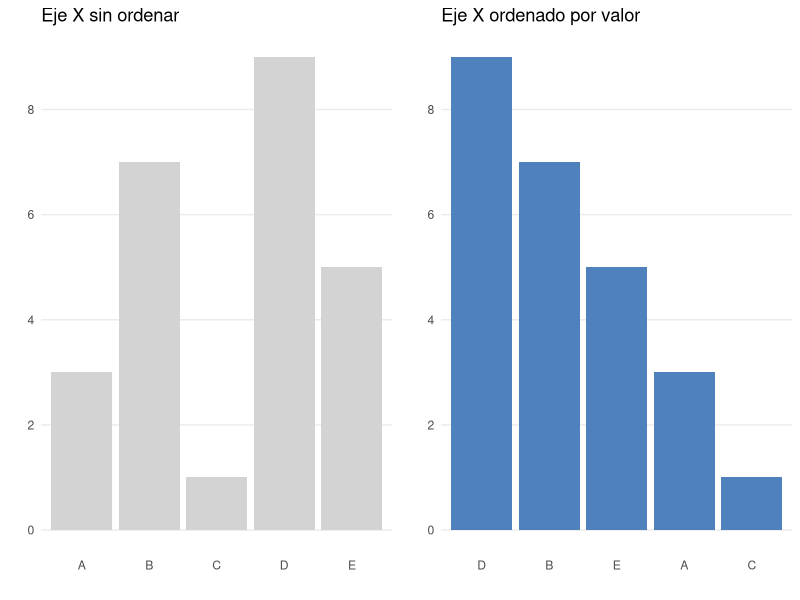
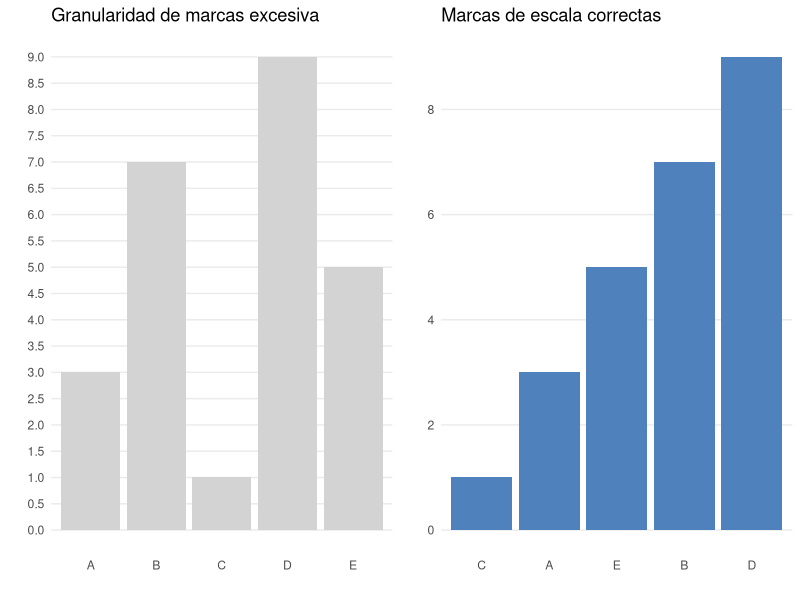
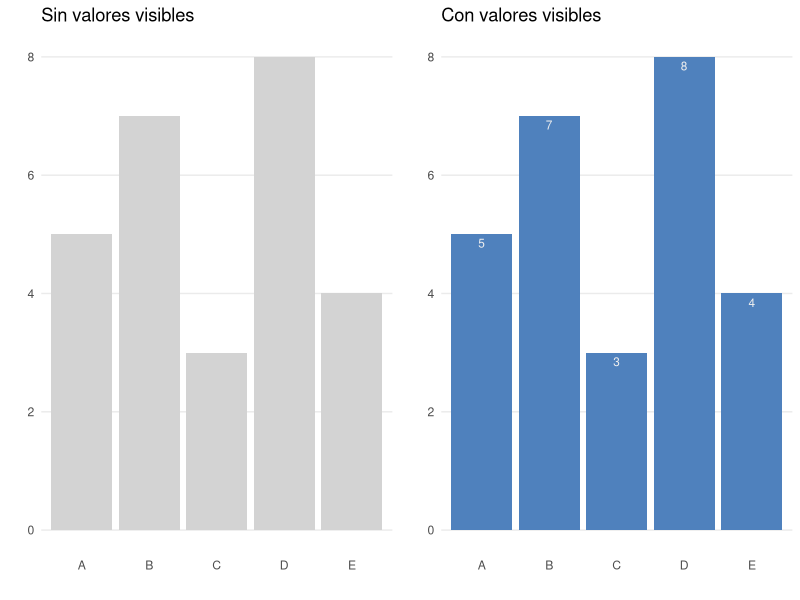
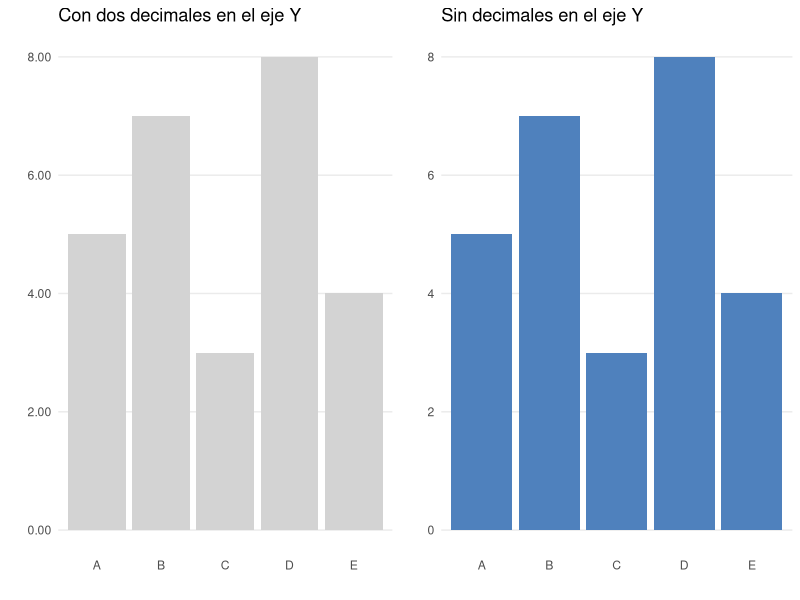
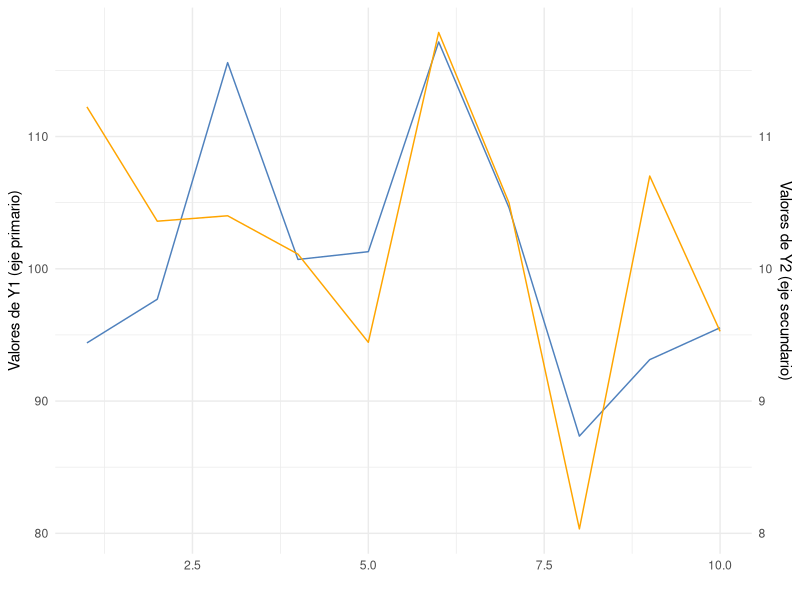

Generate these figures, in order, with R:
## ---- chunk 1
#| label: fig-ordenar-valores
#| fig-cap: "La figura de la izquierda muestra un eje X desordenado, en contraposición de la figura de la derecha que muestra un eje ordenado por valor"
library(ggplot2)
library(gridExtra)

# Crear datos de ejemplo
datos <- data.frame(
  categoria = c("A", "B", "C", "D", "E"),
  valor = c(3, 7, 1, 9, 5)
)

# Gráfico 1: Sin ordenar el eje X
grafico1 <- ggplot(datos, aes(x = categoria, y = valor)) +
  geom_bar(stat = "identity", fill = "lightgray") +
  scale_y_continuous(breaks = seq(0, 10, by = 2)) + # Marcas de escala correctas
  labs(title = "Eje X sin ordenar", x="", y="") +
  theme_minimal() +
  theme(panel.grid.major.x = element_blank(),
        panel.grid.minor.x = element_blank(),
        panel.grid.minor.y = element_blank())

# Gráfico 2: Ordenando el eje X por valor
grafico2 <- ggplot(datos, aes(x = reorder(categoria, -valor), y = valor)) +
  geom_bar(stat = "identity", fill = "#4F81BD") +
  scale_y_continuous(breaks = seq(0, 10, by = 2)) + # Marcas de escala correctas
  labs(title = "Eje X ordenado por valor", x="", y ="") +
  theme_minimal() +
  theme(panel.grid.major.x = element_blank(),
        panel.grid.minor.x = element_blank(),
        panel.grid.minor.y = element_blank())

# Mostrar ambos gráficos lado a lado
grid.arrange(grafico1, grafico2, ncol = 2)

## ---- chunk 2
#| label: fig-frecuencia-marcas
#| fig-cap: "La figura de la izquierda muestra un eje X desordenado, en contraposición de la figura de la derecha que muestra un eje ordenado por valor"
library(ggplot2)
library(gridExtra)

# Crear datos de ejemplo
datos <- data.frame(
  categoria = c("A", "B", "C", "D", "E"),
  valor = c(3, 7, 1, 9, 5)
)

# Gráfico 1: Con granularidad de marcas de escala excesiva
grafico1 <- ggplot(datos, aes(x = categoria, y = valor)) +
  geom_bar(stat = "identity", fill = "lightgray") +
  scale_y_continuous(breaks = seq(0, 10, by = 0.5)) + # Granularidad excesiva
  labs(title = "Granularidad de marcas excesiva", x="", y="") +
  theme(axis.text.y = element_text(color = "black", size = 12), # Personalizar marcas del eje Y
        axis.ticks.y = element_line(color = "black", size = 0.5)) + # Personalizar las líneas de marcas 
  theme_minimal() +
  theme(panel.grid.major.x = element_blank(),
        panel.grid.minor.x = element_blank(),
        panel.grid.minor.y = element_blank())

# Gráfico 2: Con marcas de escala correctas
grafico2 <- ggplot(datos, aes(x = reorder(categoria,valor), y = valor)) +
  geom_bar(stat = "identity", fill = "#4F81BD") +
  scale_y_continuous(breaks = seq(0, 10, by = 2)) + # Marcas de escala correctas
  labs(title = "Marcas de escala correctas", x="", y="") +
  theme_minimal() +
  theme(panel.grid.major.x = element_blank(),
        panel.grid.minor.x = element_blank(),
        panel.grid.minor.y = element_blank())

# Mostrar ambos gráficos lado a lado
grid.arrange(grafico1, grafico2, ncol = 2)
## ---- chunk 3
#| label: fig-incluir-valores
#| fig-cap: "Dado una misma gráfica se muestran dos versiones. En la figura de la izquierda no se han incluido los valores, mientras que en la derecha se han integrado como parte de la misma."
#| 
library(ggplot2)
library(gridExtra)

# Crear los datos
valores <- c(5, 7, 3, 8, 4)
categorias <- c("A", "B", "C", "D", "E")
df <- data.frame(categorias, valores)

# Gráfico 1: Sin valores visibles en los ejes
g1 <- ggplot(df, aes(x = categorias, y = valores)) +
  geom_bar(stat = "identity", fill = "lightgray") +
  labs(title="Sin valores visibles", x="", y="") +
  theme_minimal() +
  theme(panel.grid.major.x = element_blank(),
        panel.grid.minor.x = element_blank(),
        panel.grid.minor.y = element_blank())

# Gráfico 2: Con valores visibles, valores dentro de las barras
g2 <- ggplot(df, aes(x = categorias, y = valores)) +
  geom_bar(stat = "identity", fill = "#4F81BD") +
  labs(title="Con valores visibles", x="", y="") +
  theme_minimal() +
  geom_text(aes(label = valores), vjust = 1.5, size= 3, color = "#EEEEEE") +
  theme(panel.grid.major.x = element_blank(),
        panel.grid.minor.x = element_blank(),
        panel.grid.minor.y = element_blank())

grid.arrange(g1, g2, ncol = 2)
## ---- chunk 4
#| label: fig-decimales-valores
#| fig-cap: "La gráfica de la derecha representa valores enteros pero el eje se etiqueta con valores decimales. La gráfica de la izquierda corrige este error."
library(ggplot2)
library(gridExtra)

# Crear los datos
valores <- c(5, 7, 3, 8, 4)
categorias <- c("A", "B", "C", "D", "E")
df <- data.frame(categorias, valores)

# Gráfico 1: Con dos decimales en el eje Y
g1 <- ggplot(df, aes(x = categorias, y = valores)) +
  geom_bar(stat = "identity", fill = "lightgray") +
  labs(title="Con dos decimales en el eje Y", x= "", y="") +
  theme_minimal() +
  theme(panel.grid.major.x = element_blank(),
        panel.grid.minor.x = element_blank(),
        panel.grid.minor.y = element_blank()) +
  scale_y_continuous(labels = scales::number_format(accuracy = 0.01))  # Mostrar dos decimales

# Gráfico 2: Sin decimales en el eje Y
g2 <- ggplot(df, aes(x = categorias, y = valores)) +
  geom_bar(stat = "identity", fill = "#4F81BD") +
  labs(title="Sin decimales en el eje Y", x="", y="") +
  theme_minimal() +
  theme(panel.grid.major.x = element_blank(),
        panel.grid.minor.x = element_blank(),
        panel.grid.minor.y = element_blank()) +
  scale_y_continuous(labels = scales::number_format(accuracy = 1))  # Mostrar sin decimales

grid.arrange(g1, g2, ncol = 2)

## ---- chunk 5
#| label: fig-eje-secundario
#| fig-cap: "Gráfica con dos ejes cada uno con un rango de valores distinto."
library(ggplot2)
library(gridExtra)

# Crear datos de ejemplo
set.seed(123)
data <- data.frame(
  x = 1:10,
  y1 = rnorm(10, 100, 10),  # Primera serie de datos
  y2 = rnorm(10, 10, 1)     # Segunda serie de datos
)

# Crear gráfico con ggplot2
ggplot(data, aes(x = x)) +
  geom_line(aes(y = y1), color = "#4F81BD") +   # Serie 1 en eje primario
  geom_line(aes(y = y2 * 10), color = "#FFA500") + # Serie 2, multiplicada para escalar al eje primario
  scale_y_continuous(
    name = "Valores de Y1 (eje primario)",    # Nombre del eje primario
    sec.axis = sec_axis(~ . / 10, name = "Valores de Y2 (eje secundario)")  # Eje secundario con transformación inversa
  ) +
  labs(x = "") +
  theme_minimal()

